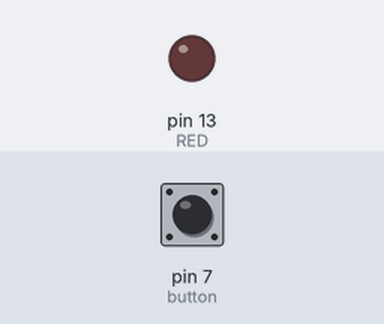
Bench run of a sketch on a simulated Arduino Uno, built with avr-gcc and run on an emulated ATmega328P. Shown: output pins drawn as LEDs (lit = HIGH). Inputs (shaded band) come from the test bench; at power-on: pin 7 (button) HIGH.

Above: at 1.2 s.
1.3 s: pin 7 (button) pulled LOW for 0.15 s
At 1.37 s:
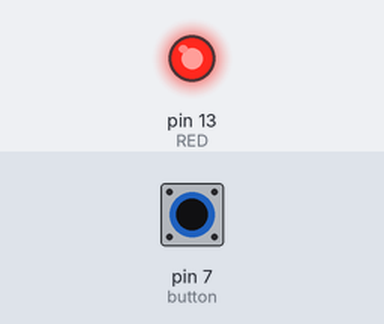
2.9 s: pin 7 (button) pulled LOW for 3.2 s
At 7.5 s:
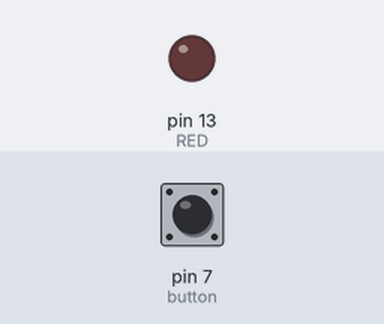
Timing chart, 0 to 9.0 s (numbered marks = the images above; inputs shaded):
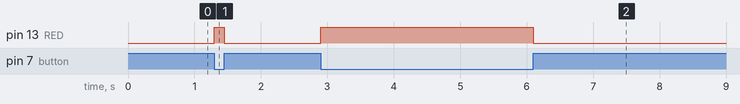

Measured:
- after the input at 1.3 s, pin 13 (RED): LOW → HIGH at once, → LOW 0.15 s later
- after the input at 2.9 s, pin 13 (RED): LOW → HIGH at once, → LOW 3.2 s later

The sketch:

PUSH_BUTTON_LED_.ino
```cpp
const int button = 7;
const int RED = 13;

int buttonstate = 0;
void setup() {
  pinMode(RED , OUTPUT);
  pinMode(button, INPUT_PULLUP);

}

void loop() {

  buttonstate = digitalRead(button);
  if (buttonstate == LOW){
    digitalWrite(RED, HIGH);
  }
  else{
    digitalWrite(RED, LOW);
  }
}
```
